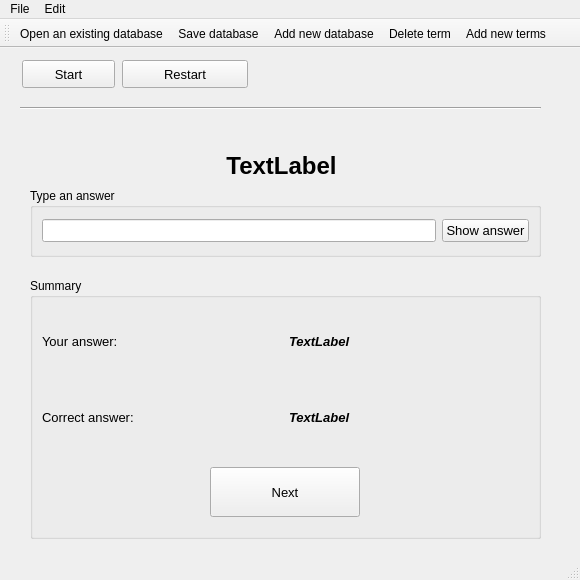
<?xml version="1.0" encoding="UTF-8"?>
<ui version="4.0">
 <class>MainWindow</class>
 <widget class="QMainWindow" name="MainWindow">
  <property name="geometry">
   <rect>
    <x>0</x>
    <y>0</y>
    <width>580</width>
    <height>580</height>
   </rect>
  </property>
  <property name="sizePolicy">
   <sizepolicy hsizetype="Fixed" vsizetype="Fixed">
    <horstretch>0</horstretch>
    <verstretch>0</verstretch>
   </sizepolicy>
  </property>
  <property name="minimumSize">
   <size>
    <width>580</width>
    <height>580</height>
   </size>
  </property>
  <property name="maximumSize">
   <size>
    <width>580</width>
    <height>580</height>
   </size>
  </property>
  <property name="windowTitle">
   <string>FlashCards @ 2020</string>
  </property>
  <widget class="QWidget" name="centralwidget">
   <widget class="QPushButton" name="pushButtonStart">
    <property name="geometry">
     <rect>
      <x>22</x>
      <y>12</y>
      <width>93</width>
      <height>28</height>
     </rect>
    </property>
    <property name="font">
     <font>
      <family>Arial</family>
      <pointsize>10</pointsize>
     </font>
    </property>
    <property name="text">
     <string>Start</string>
    </property>
   </widget>
   <widget class="QPushButton" name="pushButtonRestart">
    <property name="enabled">
     <bool>true</bool>
    </property>
    <property name="geometry">
     <rect>
      <x>122</x>
      <y>12</y>
      <width>126</width>
      <height>28</height>
     </rect>
    </property>
    <property name="font">
     <font>
      <family>Arial</family>
      <pointsize>10</pointsize>
     </font>
    </property>
    <property name="text">
     <string>Restart</string>
    </property>
   </widget>
   <widget class="QLabel" name="labelShowTerm">
    <property name="enabled">
     <bool>true</bool>
    </property>
    <property name="geometry">
     <rect>
      <x>26</x>
      <y>100</y>
      <width>511</width>
      <height>36</height>
     </rect>
    </property>
    <property name="font">
     <font>
      <pointsize>18</pointsize>
      <weight>75</weight>
      <bold>true</bold>
     </font>
    </property>
    <property name="acceptDrops">
     <bool>false</bool>
    </property>
    <property name="text">
     <string>&lt;html&gt;&lt;head/&gt;&lt;body&gt;&lt;p align=&quot;center&quot;&gt;TextLabel&lt;/p&gt;&lt;/body&gt;&lt;/html&gt;</string>
    </property>
    <property name="alignment">
     <set>Qt::AlignCenter</set>
    </property>
   </widget>
   <widget class="QGroupBox" name="groupBoxSummary">
    <property name="geometry">
     <rect>
      <x>30</x>
      <y>230</y>
      <width>511</width>
      <height>261</height>
     </rect>
    </property>
    <property name="title">
     <string>Summary</string>
    </property>
    <layout class="QVBoxLayout" name="verticalLayout_3">
     <item>
      <layout class="QVBoxLayout" name="verticalLayout_2">
       <item>
        <layout class="QHBoxLayout" name="horizontalLayout_2">
         <item>
          <widget class="QLabel" name="UserAnswer">
           <property name="enabled">
            <bool>true</bool>
           </property>
           <property name="font">
            <font>
             <family>Arial</family>
             <pointsize>10</pointsize>
            </font>
           </property>
           <property name="text">
            <string>Your answer:</string>
           </property>
          </widget>
         </item>
         <item>
          <widget class="QLabel" name="labelUserAnswer">
           <property name="font">
            <font>
             <family>Arial</family>
             <pointsize>10</pointsize>
             <weight>75</weight>
             <italic>true</italic>
             <bold>true</bold>
            </font>
           </property>
           <property name="text">
            <string>TextLabel</string>
           </property>
          </widget>
         </item>
        </layout>
       </item>
       <item>
        <layout class="QHBoxLayout" name="horizontalLayout_3">
         <item>
          <widget class="QLabel" name="CorrectMessage">
           <property name="enabled">
            <bool>true</bool>
           </property>
           <property name="font">
            <font>
             <family>Arial</family>
             <pointsize>10</pointsize>
            </font>
           </property>
           <property name="text">
            <string>Correct answer:</string>
           </property>
          </widget>
         </item>
         <item>
          <widget class="QLabel" name="labelCorrectMessage">
           <property name="font">
            <font>
             <family>Arial</family>
             <pointsize>10</pointsize>
             <weight>75</weight>
             <italic>true</italic>
             <bold>true</bold>
            </font>
           </property>
           <property name="text">
            <string>TextLabel</string>
           </property>
          </widget>
         </item>
        </layout>
       </item>
       <item alignment="Qt::AlignHCenter|Qt::AlignVCenter">
        <widget class="QPushButton" name="pushButtonNext">
         <property name="sizePolicy">
          <sizepolicy hsizetype="Preferred" vsizetype="Fixed">
           <horstretch>0</horstretch>
           <verstretch>0</verstretch>
          </sizepolicy>
         </property>
         <property name="minimumSize">
          <size>
           <width>150</width>
           <height>50</height>
          </size>
         </property>
         <property name="maximumSize">
          <size>
           <width>400</width>
           <height>200</height>
          </size>
         </property>
         <property name="font">
          <font>
           <family>Arial</family>
           <pointsize>10</pointsize>
          </font>
         </property>
         <property name="layoutDirection">
          <enum>Qt::LeftToRight</enum>
         </property>
         <property name="text">
          <string>Next</string>
         </property>
        </widget>
       </item>
      </layout>
     </item>
    </layout>
   </widget>
   <widget class="Line" name="line_3">
    <property name="geometry">
     <rect>
      <x>20</x>
      <y>50</y>
      <width>521</width>
      <height>20</height>
     </rect>
    </property>
    <property name="orientation">
     <enum>Qt::Horizontal</enum>
    </property>
   </widget>
   <widget class="QGroupBox" name="groupBoxInput">
    <property name="geometry">
     <rect>
      <x>30</x>
      <y>140</y>
      <width>511</width>
      <height>69</height>
     </rect>
    </property>
    <property name="sizePolicy">
     <sizepolicy hsizetype="Preferred" vsizetype="Minimum">
      <horstretch>0</horstretch>
      <verstretch>0</verstretch>
     </sizepolicy>
    </property>
    <property name="title">
     <string>Type an answer</string>
    </property>
    <layout class="QVBoxLayout" name="verticalLayout">
     <item>
      <layout class="QHBoxLayout" name="horizontalLayout">
       <item>
        <widget class="QLineEdit" name="lineEditInputAnswer">
         <property name="enabled">
          <bool>true</bool>
         </property>
         <property name="font">
          <font>
           <family>Arial</family>
           <pointsize>10</pointsize>
          </font>
         </property>
        </widget>
       </item>
       <item>
        <widget class="QPushButton" name="pushButtonShowAnswer">
         <property name="enabled">
          <bool>true</bool>
         </property>
         <property name="font">
          <font>
           <family>Arial</family>
           <pointsize>10</pointsize>
          </font>
         </property>
         <property name="text">
          <string>Show answer</string>
         </property>
        </widget>
       </item>
      </layout>
     </item>
    </layout>
   </widget>
  </widget>
  <widget class="QMenuBar" name="menubar">
   <property name="geometry">
    <rect>
     <x>0</x>
     <y>0</y>
     <width>580</width>
     <height>22</height>
    </rect>
   </property>
   <widget class="QMenu" name="menuPlik">
    <property name="title">
     <string>File</string>
    </property>
    <addaction name="actionOpenDatabase"/>
    <addaction name="actionAddNewDatabase"/>
    <addaction name="actionAdd_new_terms"/>
    <addaction name="actionSaveDatabase"/>
    <addaction name="separator"/>
    <addaction name="actionExit"/>
   </widget>
   <widget class="QMenu" name="menuEdycja">
    <property name="title">
     <string>Edit</string>
    </property>
    <addaction name="actionDeleteTerm"/>
   </widget>
   <addaction name="menuPlik"/>
   <addaction name="menuEdycja"/>
  </widget>
  <widget class="QStatusBar" name="statusbar"/>
  <widget class="QToolBar" name="toolBar">
   <property name="windowTitle">
    <string>toolBar</string>
   </property>
   <attribute name="toolBarArea">
    <enum>TopToolBarArea</enum>
   </attribute>
   <attribute name="toolBarBreak">
    <bool>false</bool>
   </attribute>
   <addaction name="toolBarOpenDatabase"/>
   <addaction name="toolBarSaveDatabase"/>
   <addaction name="toolBarAddNewDatabase"/>
   <addaction name="toolBarDeleteTerm"/>
   <addaction name="toolBarAddNewTerms"/>
  </widget>
  <action name="actionExit">
   <property name="icon">
    <iconset resource="icons.qrc">
     <normaloff>:/images/close.png</normaloff>:/images/close.png</iconset>
   </property>
   <property name="text">
    <string>Exit</string>
   </property>
   <property name="toolTip">
    <string>Exit</string>
   </property>
  </action>
  <action name="actionOpenDatabase">
   <property name="icon">
    <iconset resource="icons.qrc">
     <normaloff>:/images/open.png</normaloff>:/images/open.png</iconset>
   </property>
   <property name="text">
    <string>Open an existing database</string>
   </property>
   <property name="toolTip">
    <string>Open an existing database</string>
   </property>
  </action>
  <action name="actionAddNewDatabase">
   <property name="icon">
    <iconset resource="icons.qrc">
     <normaloff>:/images/new.png</normaloff>:/images/new.png</iconset>
   </property>
   <property name="text">
    <string>Add new database</string>
   </property>
   <property name="toolTip">
    <string>Add new database</string>
   </property>
  </action>
  <action name="actionDeleteTerm">
   <property name="icon">
    <iconset resource="icons.qrc">
     <normaloff>:/images/trash.png</normaloff>:/images/trash.png</iconset>
   </property>
   <property name="text">
    <string>Delete term</string>
   </property>
   <property name="toolTip">
    <string>Delete term</string>
   </property>
  </action>
  <action name="toolBarDeleteTerm">
   <property name="icon">
    <iconset resource="icons.qrc">
     <normaloff>:/images/trash.png</normaloff>:/images/trash.png</iconset>
   </property>
   <property name="text">
    <string>Delete term</string>
   </property>
   <property name="toolTip">
    <string>Delete term</string>
   </property>
  </action>
  <action name="toolBarAddNewDatabase">
   <property name="icon">
    <iconset resource="icons.qrc">
     <normaloff>:/images/new.png</normaloff>:/images/new.png</iconset>
   </property>
   <property name="text">
    <string>Add new database</string>
   </property>
   <property name="toolTip">
    <string>Add new database</string>
   </property>
  </action>
  <action name="toolBarOpenDatabase">
   <property name="icon">
    <iconset resource="icons.qrc">
     <normaloff>:/images/open.png</normaloff>:/images/open.png</iconset>
   </property>
   <property name="text">
    <string>Open an existing database</string>
   </property>
   <property name="toolTip">
    <string>Open an existing database</string>
   </property>
  </action>
  <action name="actionSaveDatabase">
   <property name="icon">
    <iconset resource="icons.qrc">
     <normaloff>:/images/save.png</normaloff>:/images/save.png</iconset>
   </property>
   <property name="text">
    <string>Save database</string>
   </property>
   <property name="toolTip">
    <string>Save database</string>
   </property>
  </action>
  <action name="toolBarSaveDatabase">
   <property name="icon">
    <iconset resource="icons.qrc">
     <normaloff>:/images/save.png</normaloff>:/images/save.png</iconset>
   </property>
   <property name="text">
    <string>Save database</string>
   </property>
   <property name="toolTip">
    <string>Save database</string>
   </property>
  </action>
  <action name="actionAdd_new_terms">
   <property name="icon">
    <iconset resource="icons.qrc">
     <normaloff>:/images/addnewterm.png</normaloff>:/images/addnewterm.png</iconset>
   </property>
   <property name="text">
    <string>Add new terms</string>
   </property>
  </action>
  <action name="toolBarAddNewTerms">
   <property name="icon">
    <iconset resource="icons.qrc">
     <normaloff>:/images/addnewterm.png</normaloff>:/images/addnewterm.png</iconset>
   </property>
   <property name="text">
    <string>Add new terms</string>
   </property>
  </action>
 </widget>
 <resources>
  <include location="icons.qrc"/>
 </resources>
 <connections/>
</ui>
